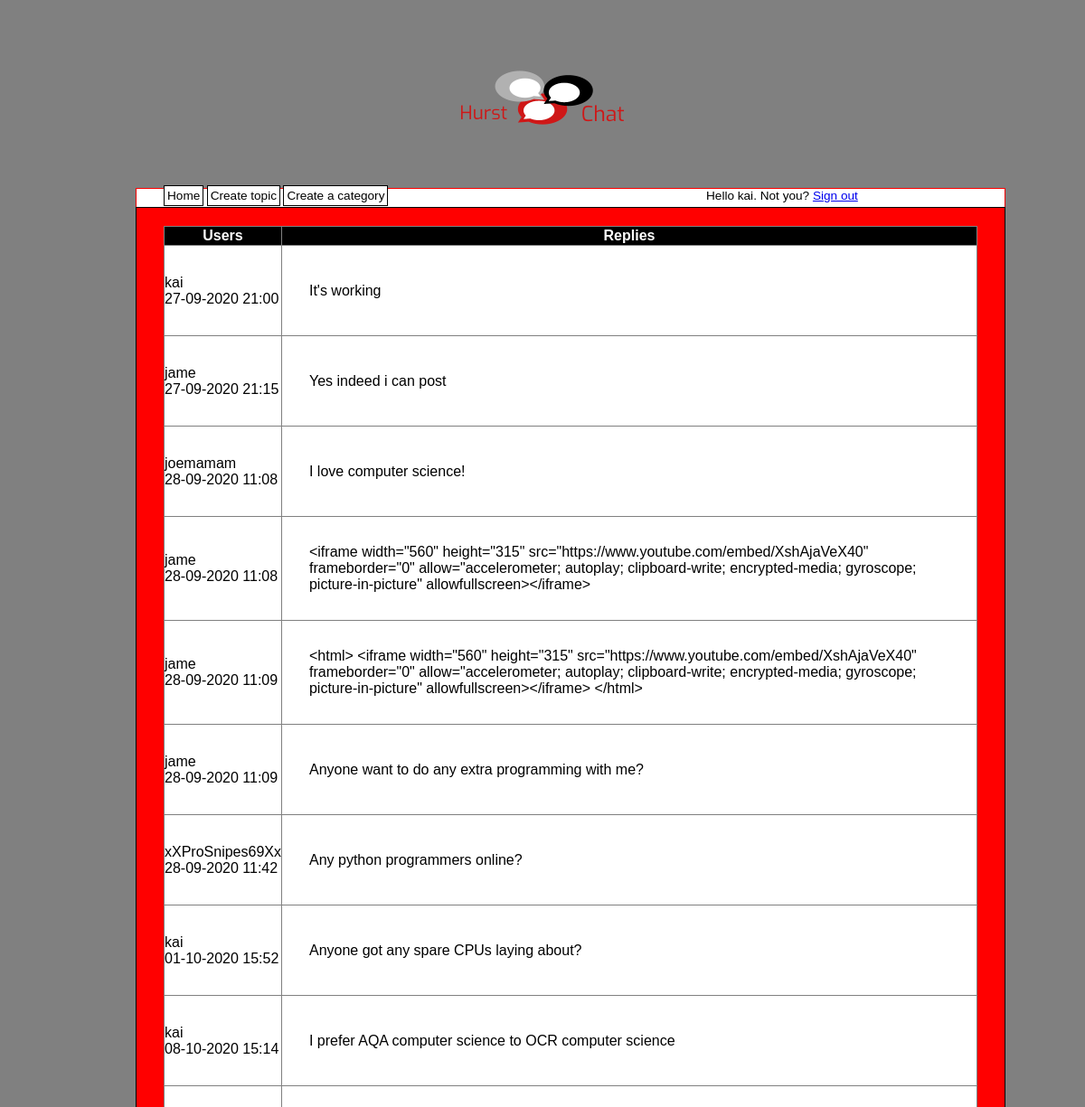
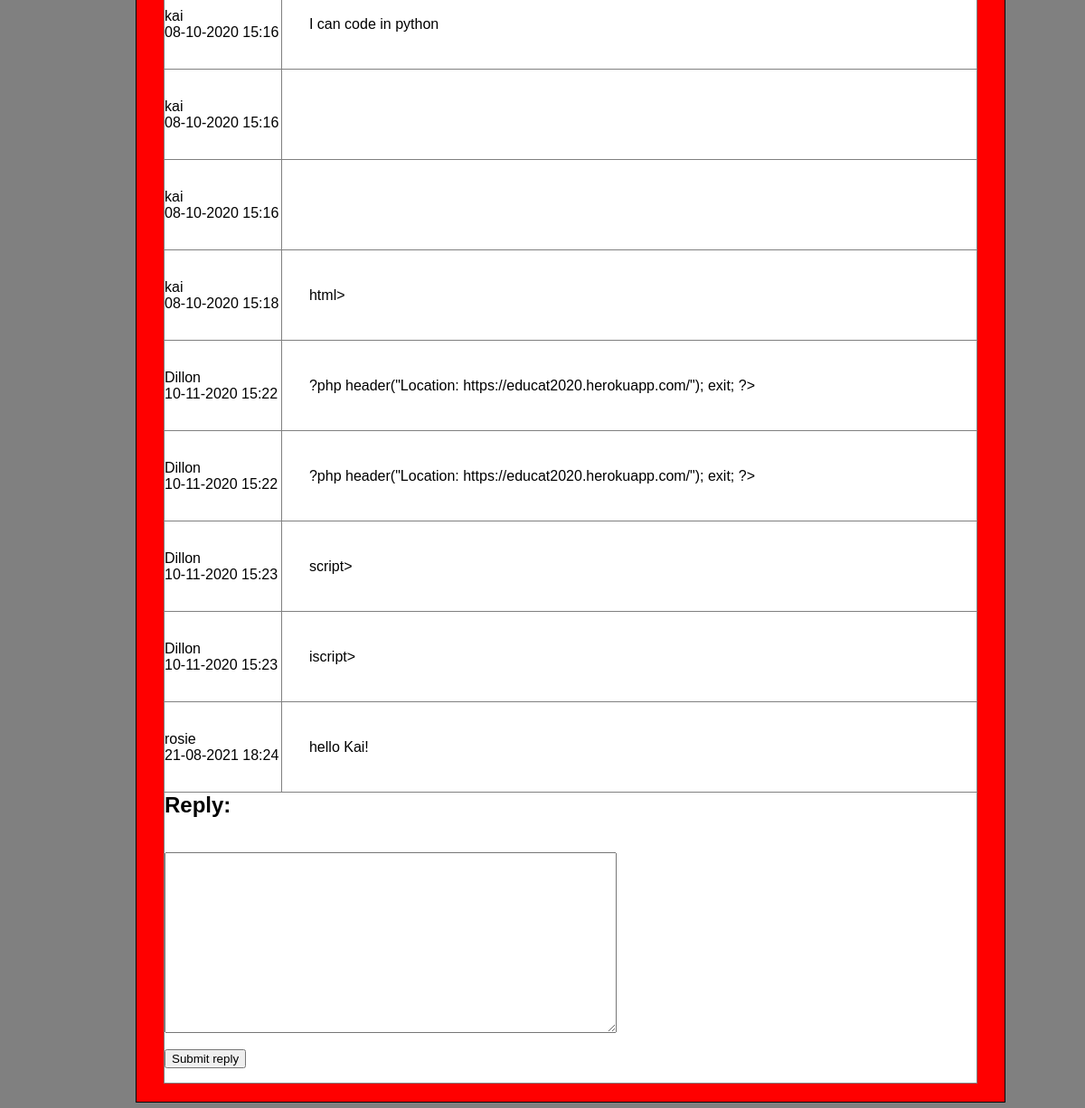
Screenshot of /topic.php?id=7 (signed in) with the database file from the repository (2 pictures, top to bottom).
### tables this page shows
CREATE TABLE `topics` (
  `topic_id` int(8) NOT NULL AUTO_INCREMENT,
  `topic_subject` varchar(255) NOT NULL,
  `topic_date` datetime NOT NULL,
  `topic_cat` int(8) NOT NULL,
  `topic_by` int(8) NOT NULL,
  PRIMARY KEY (`topic_id`)
);

CREATE TABLE `posts` (
  `post_id` int(8) NOT NULL AUTO_INCREMENT,
  `post_content` varchar(255) NOT NULL,
  `post_date` datetime NOT NULL,
  `post_topic` varchar(255) NOT NULL,
  `post_by` varchar(255) NOT NULL,
  PRIMARY KEY (`post_id`)
);

CREATE TABLE `users` (
  `user_id` int(8) NOT NULL AUTO_INCREMENT,
  `user_name` varchar(30) NOT NULL,
  `user_pass` varchar(255) NOT NULL,
  `user_email` varchar(255) NOT NULL,
  `user_date` datetime NOT NULL,
  `user_level` int(11) NOT NULL,
  PRIMARY KEY (`user_id`)
);

### topic.php (the view, shortened to what this page needs)
<?php
include 'header.php';
$conn = mysqli_connect("fdb27.runhosting.com", "3578976_forum", "Dovahkiin1", "3578976_forum");
$sql = "SELECT
			topic_id,
			topic_subject
		FROM
			topics
		WHERE
			topics.topic_id = " . $_GET['id'];
$result = mysqli_query($conn, $sql);
if(!$result)
{
	echo 'The topic could not be displayed, please try again later.';
}
else
{
	if(mysqli_num_rows($result) == 0)
	{
		echo 'This topic doesnt exist.';
	}
	else
	{
		while($row = mysqli_fetch_assoc($result))
		{
			echo '<table class="topic" border="1">
					<tr>
						<th style="background-color: #000; colspan="2">' . "Users" . '</th>
                                                <th style="background-color: #000; colspan="2">' . "Replies" . '</th>
					</tr>';
			$posts_sql = "SELECT
						posts.post_topic,
						posts.post_content,
						posts.post_date,
						posts.post_by,
						users.user_id,
						users.user_name
					FROM
						posts
					LEFT JOIN
						users
					ON
						posts.post_by = users.user_id
					WHERE
						posts.post_topic = " . $_GET['id'];
			$posts_result = mysqli_query($conn, $posts_sql);
			if(!$posts_result)
			{
				echo '<tr><td>The posts could not be displayed, please try again later.</tr></td></table>';
			}
			else
			{
				while($posts_row = mysqli_fetch_assoc($posts_result))
				{
					echo '<tr class="topic-post">
							<td class="user-post">' . $posts_row['user_name'] . '<br/>' . date('d-m-Y H:i', strtotime($posts_row['post_date'])) . '</td>
							<td class="post-content">' . htmlentities(stripslashes($posts_row['post_content'])) . '</td>
						  </tr>';
				}
			}
			if(!$_SESSION['signed_in'])
			{
				echo '<tr><td colspan=2>You must be <a href="signin.php">signed in</a> to reply. You can also <a href="signup.php">sign up</a> for an account.';
			}
			else
			{
				echo '<tr><td colspan="2"><h2>Reply:</h2><br />
					<form method="post" action="reply.php?id=' . $row['topic_id'] . '">
						<textarea name="reply-content"></textarea><br /><br />
						<input type="submit" value="Submit reply" />
					</form></td></tr>';
			}
			echo '</table>';
		}
	}
}
include 'footer.php';
?>

### style1.css (style rules this page uses)
body { background-color: grey; text-align: center; }
table { border-collapse: collapse; width: 100%; background-color: white; }
th { background-color: white; color: white; }
tr { background-color: yellow; }
td { padding: 0px; background-color: white; }
.topic-post { height: 100px; overflow: auto; }
.post-content { padding: 30px; }
textarea { width: 500px; height: 200px; }

### rows the page displays
posts: users.user_name "kai", post_date "27-09-2020 21:00", post_content "It's working"
posts: users.user_name "jame", post_date "27-09-2020 21:15", post_content "Yes indeed i can post"
posts: users.user_name "joemamam", post_date "28-09-2020 11:08", post_content "I love computer science!"
posts: users.user_name "jame", post_date "28-09-2020 11:08", post_content "<iframe width=\"560\" height=\"315\" src=\"https://www.youtube.com/embed/XshAjaVeX40\" frameborder=\"0\" allow=\"accelerometer; autoplay; clipboard-write; encrypted-media; gyroscope; picture-in-picture\" allowfullscreen></iframe>"
posts: users.user_name "jame", post_date "28-09-2020 11:09", post_content "<html> <iframe width=\"560\" height=\"315\" src=\"https://www.youtube.com/embed/XshAjaVeX40\" frameborder=\"0\" allow=\"accelerometer; autoplay; clipboard-write; encrypted-media; gyroscope; picture-in-picture\" allowfullscreen></iframe> </html>"
posts: users.user_name "jame", post_date "28-09-2020 11:09", post_content "Anyone want to do any extra programming with me?"
posts: users.user_name "xXProSnipes69Xx", post_date "28-09-2020 11:42", post_content "Any python programmers online?"
posts: users.user_name "kai", post_date "01-10-2020 15:52", post_content "Anyone got any spare CPUs laying about?"
posts: users.user_name "kai", post_date "08-10-2020 15:14", post_content "I prefer AQA computer science to OCR computer science"
posts: users.user_name "kai", post_date "08-10-2020 15:16", post_content "I can code in python"
posts: users.user_name "kai", post_date "08-10-2020 15:16"
posts: users.user_name "kai", post_date "08-10-2020 15:16"
posts: users.user_name "kai", post_date "08-10-2020 15:18", post_content "html>"
posts: users.user_name "Dillon", post_date "10-11-2020 15:22", post_content "?php header(\"Location: https://educat2020.herokuapp.com/\"); exit; ?>"
posts: users.user_name "Dillon", post_date "10-11-2020 15:22", post_content "?php header(\"Location: https://educat2020.herokuapp.com/\"); exit; ?>"
posts: users.user_name "Dillon", post_date "10-11-2020 15:23", post_content "script>"
posts: users.user_name "Dillon", post_date "10-11-2020 15:23", post_content "iscript>"
posts: users.user_name "rosie", post_date "21-08-2021 18:24", post_content "hello Kai!"

### other values shown
$_SESSION['user_name'] "kai"
